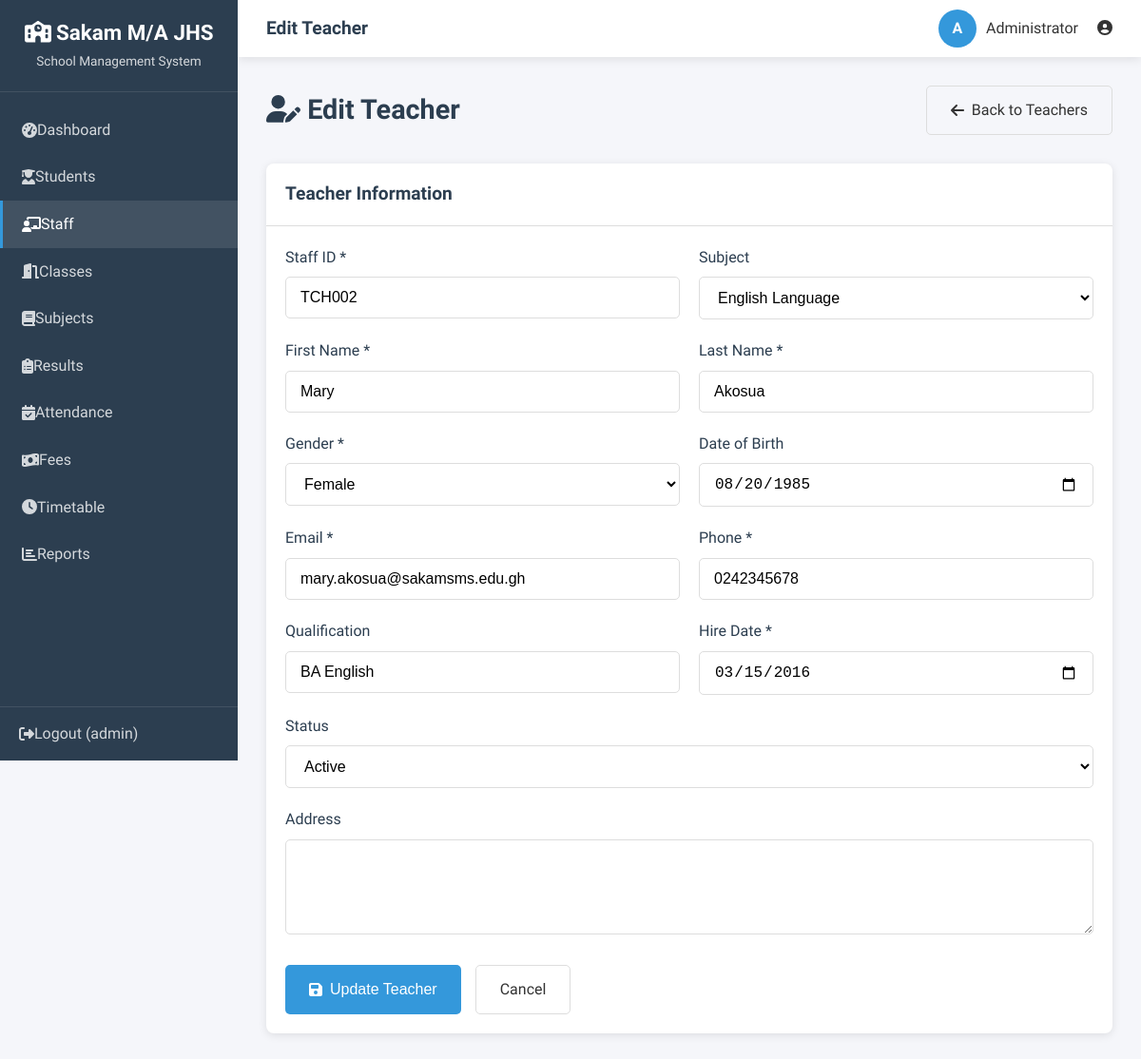
Screenshot of /admin/edit_teacher.php?id=2 (signed in) with the database file from the repository.
### tables this page shows
CREATE TABLE IF NOT EXISTS teachers (
    id INT AUTO_INCREMENT PRIMARY KEY,
    staff_id VARCHAR(20) UNIQUE NOT NULL,
    first_name VARCHAR(50) NOT NULL,
    last_name VARCHAR(50) NOT NULL,
    gender ENUM('Male', 'Female') NOT NULL,
    date_of_birth DATE NOT NULL,
    subject_id INT,
    contact VARCHAR(20) NOT NULL,
    email VARCHAR(100) UNIQUE,
    address TEXT,
    qualification VARCHAR(100),
    hire_date DATE NOT NULL,
    role ENUM('Teacher', 'Head Teacher', 'Administrator', 'Support Staff') DEFAULT 'Teacher',
    status ENUM('Active', 'Inactive') DEFAULT 'Active',
    photo VARCHAR(255) DEFAULT 'default.png',
    created_at TIMESTAMP DEFAULT CURRENT_TIMESTAMP,
    FOREIGN KEY (subject_id) REFERENCES subjects(id) ON DELETE SET NULL,
    INDEX idx_staff_id (staff_id),
    INDEX idx_subject (subject_id)
);

CREATE TABLE IF NOT EXISTS subjects (
    id INT AUTO_INCREMENT PRIMARY KEY,
    subject_name VARCHAR(100) NOT NULL UNIQUE,
    subject_code VARCHAR(20),
    teacher_id INT,
    class_id INT,
    pass_mark INT DEFAULT 40,
    description TEXT,
    status ENUM('Active','Inactive') DEFAULT 'Active',
    created_at TIMESTAMP DEFAULT CURRENT_TIMESTAMP,
    FOREIGN KEY (teacher_id) REFERENCES teachers(id) ON DELETE SET NULL,
    FOREIGN KEY (class_id) REFERENCES classes(id) ON DELETE SET NULL
);

### includes/db.php (called while the page is built, shortened)
<?php
require_once dirname(__DIR__) . '/config.php';
function getDB() {
    static $db = null;
    if ($db === null) {
        $db = new mysqli(DB_HOST, DB_USER, DB_PASS, DB_NAME);
        $db->set_charset("utf8mb4");
    }
    return $db;
}
function executeQuery($sql, $params = []) {
    $db = getDB();
    $stmt = $db->prepare($sql);
    if (!empty($params)) {
        $types = str_repeat('s', count($params));
        $stmt->bind_param($types, ...$params);
    }
    $stmt->execute();
    return $stmt;
}
function fetchOne($sql, $params = []) {
    $stmt = executeQuery($sql, $params);
    $result = $stmt->get_result();
    $row = $result->fetch_assoc();
    return $row;
}
function fetchAll($sql, $params = []) {
    $stmt = executeQuery($sql, $params);
    $result = $stmt->get_result();
    $rows = [];
    while ($row = $result->fetch_assoc()) {
        $rows[] = $row;
    }
    return $rows;
}

### config.php (called while the page is built, shortened)
<?php
function escapeHTML($input) {
    return htmlspecialchars($input, ENT_QUOTES, 'UTF-8');
}

### includes/functions.php (called while the page is built, shortened)
<?php
require_once __DIR__ . '/db.php';
function getAllSubjects() {
    return fetchAll("SELECT * FROM subjects ORDER BY subject_name");
}

### admin/edit_teacher.php (the view, shortened to what this page needs)
<?php
require_once '../includes/functions.php';
$teacherId = isset($_GET['id']) ? (int)$_GET['id'] : 0;
$teacher = fetchOne("SELECT * FROM teachers WHERE id = ?", [$teacherId]);
$subjects = getAllSubjects();
include '../includes/header.php';
?>
<div class="page-header">
    <h1><i class="fas fa-user-edit"></i> Edit Teacher</h1>
    <a href="teachers.php" class="btn btn-outline">
        <i class="fas fa-arrow-left"></i> Back to Teachers
    </a>
</div>
<div class="card">
    <div class="card-header">
        <h3>Teacher Information</h3>
    </div>
    <div class="card-body">
        <form method="POST" action="" data-validate>
             <div class="form-row">
                 <div class="form-group">
                     <label for="staff_id">Staff ID *</label>
                     <input type="text" id="staff_id" name="staff_id" class="form-control"
                            value="<?php echo escapeHTML($teacher['staff_id']); ?>" required>
                 </div>
                 <div class="form-group">
                     <label for="subject_id">Subject</label>
                     <select id="subject_id" name="subject_id" class="form-control">
                         <?php foreach ($subjects as $subject): ?>
                         <option value="<?php echo $subject['id']; ?>"
                             <?php echo $subject['id'] == $teacher['subject_id'] ? 'selected' : ''; ?>>
                             <?php echo escapeHTML($subject['subject_name']); ?>
                         </option>
                         <?php endforeach; ?>
                     </select>
                 </div>
             </div>
            <div class="form-row">
                <div class="form-group">
                    <label for="first_name">First Name *</label>
                    <input type="text" id="first_name" name="first_name" class="form-control"
                           value="<?php echo escapeHTML($teacher['first_name']); ?>" required>
                </div>
                <div class="form-group">
                    <label for="last_name">Last Name *</label>
                    <input type="text" id="last_name" name="last_name" class="form-control"
                           value="<?php echo escapeHTML($teacher['last_name']); ?>" required>
                </div>
            </div>
            <div class="form-row">
                <div class="form-group">
                    <label for="gender">Gender *</label>
                    <select id="gender" name="gender" class="form-control" required>
                        <option value="Female" <?php echo $teacher['gender'] === 'Female' ? 'selected' : ''; ?>>Female</option>
                    </select>
                </div>
                <div class="form-group">
                    <label for="date_of_birth">Date of Birth</label>
                    <input type="date" id="date_of_birth" name="date_of_birth" class="form-control"
                           value="<?php echo $teacher['date_of_birth']; ?>">
                </div>
            </div>
            <div class="form-row">
                <div class="form-group">
                    <label for="email">Email *</label>
                    <input type="email" id="email" name="email" class="form-control"
                           value="<?php echo escapeHTML($teacher['email']); ?>" required>
                </div>
<div class="form-group">
                     <label for="phone">Phone *</label>
                     <input type="tel" id="phone" name="phone" class="form-control"
                            value="<?php echo escapeHTML($teacher['contact']); ?>" required>
                 </div>
            </div>
            <div class="form-row">
                <div class="form-group">
                    <label for="qualification">Qualification</label>
                    <input type="text" id="qualification" name="qualification" class="form-control"
                           value="<?php echo escapeHTML($teacher['qualification']); ?>">
                </div>
                <div class="form-group">
                    <label for="hire_date">Hire Date *</label>
                    <input type="date" id="hire_date" name="hire_date" class="form-control"
                           value="<?php echo $teacher['hire_date']; ?>" required>
                </div>
            </div>
            <div class="form-row">
                <div class="form-group">
                    <label for="status">Status</label>
                    <select id="status" name="status" class="form-control">
                        <option value="Active" <?php echo $teacher['status'] === 'Active' ? 'selected' : ''; ?>>Active</option>
                    </select>
                </div>
            </div>
            <div class="form-group">
                <label for="address">Address</label>
                <textarea id="address" name="address" class="form-control"
                          rows="3"><?php echo escapeHTML($teacher['address']); ?></textarea>
            </div>
            <div class="form-actions">
                <button type="submit" class="btn btn-primary">
                    <i class="fas fa-save"></i> Update Teacher
                </button>
                <a href="teachers.php" class="btn btn-outline">
                    Cancel
                </a>
            </div>
        </form>
    </div>
</div>
<?php
include '../includes/footer.php';
?>

### css/style.css (style rules this page uses)
:root { --primary-color: #2c3e50; --secondary-color: #3498db; --accent-color: #e74c3c; --success-color: #27ae60; --warning-color: #f39c12; --danger-color: #c0392b; --light-color: #ecf0f1; --dark-color: #2c3e50; --text-color: #333; --text-muted: #7f8c8d; --border-color: #ddd; --shadow: 0 2px 10px rgba(0, 0, 0, 0.1); --transition: all 0.3s ease; --sidebar-width: 250px; --header-height: 60px; }
* { margin: 0; padding: 0; box-sizing: border-box; }
html { font-size: 16px; scroll-behavior: smooth; }
body { font-family: 'Segoe UI', Tahoma, Geneva, Verdana, sans-serif; line-height: 1.6; color: var(--text-color); background-color: #f5f6fa; min-height: 100vh; }
a { text-decoration: none; color: inherit; }
h1, h2, h3, h4, h5, h6 { font-weight: 600; line-height: 1.3; color: var(--dark-color); }
.page-header { display: flex; justify-content: space-between; align-items: center; margin-bottom: 30px; }
.page-header h1 { font-size: 1.8rem; }
.card { background: white; border-radius: 8px; box-shadow: var(--shadow); overflow: hidden; margin-bottom: 25px; }
.card-header { padding: 20px; border-bottom: 1px solid var(--border-color); display: flex; justify-content: space-between; align-items: center; }
.card-header h3 { font-size: 1.2rem; }
.card-body { padding: 20px; }
.form-group { margin-bottom: 20px; }
.form-group label { display: block; margin-bottom: 8px; font-weight: 500; color: var(--dark-color); }
.form-control { width: 100%; padding: 12px 15px; border: 1px solid var(--border-color); border-radius: 5px; font-size: 1rem; transition: var(--transition); background: white; }
textarea.form-control { resize: vertical; min-height: 100px; }
select.form-control { cursor: pointer; }
.form-row { display: grid; grid-template-columns: repeat(auto-fit, minmax(250px, 1fr)); gap: 20px; }
.form-actions { display: flex; gap: 15px; margin-top: 25px; }
.btn { display: inline-flex; align-items: center; justify-content: center; gap: 8px; padding: 12px 25px; border: none; border-radius: 5px; font-size: 1rem; font-weight: 500; cursor: pointer; transition: var(--transition); }
.btn-primary { background: var(--secondary-color); color: white; }
.btn-outline { background: transparent; border: 1px solid var(--border-color); color: var(--text-color); }

### rows the page displays
teachers: staff_id "TCH002", subject_id "English Language", first_name "Mary", last_name "Akosua", gender "Female", date_of_birth "08/20/1985", email "mary.akosua@sakamsms.edu.gh", phone "0242345678", qualification "BA English", hire_date "03/15/2016", status "Active"

### other values shown
SITE_NAME "Sakam M/A JHS"
escapeHTML($userName) "admin"
$pageTitle "Edit Teacher"
substr($fullName, 0, 1) "A"
escapeHTML($fullName) "Administrator"
